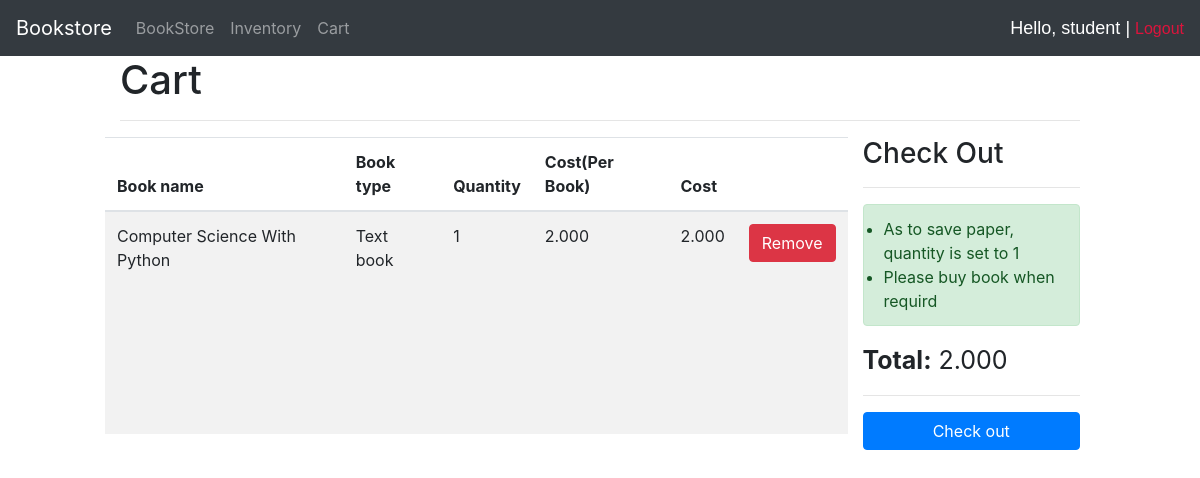
Page /cart/ (signed in) on the committed database.
### account/models.py (models this page shows, shortened)
class Account(AbstractBaseUser):
    grade_choice = (('1', '1'),
                    ('2', '2'),
                    ('3', '3'),
                    ('4', '4'),
                    ('5', '5'),
                    ('6', '6'),
                    ('7', '7'),
                    ('8', '8'),
                    ('9', '9'),
                    ('10','10'),
                    ('11','11'),
                    ('12','12'),
                    )
    email = models.EmailField(verbose_name="email", max_length=60, unique=True)
    username = models.CharField(max_length=30, unique=True)
    first_name = models.CharField(max_length=30)
    last_name = models.CharField(max_length=30)
    grno = models.IntegerField(null=False, unique=True)
    garde = models.CharField(max_length=100, choices=grade_choice)
    is_admin = models.BooleanField(default=False)
    is_active = models.BooleanField(default=True)
    is_staff = models.BooleanField(default=False)
    is_superuser = models.BooleanField(default=False)
    is_customer = models.BooleanField(default=True)
    date_joined = models.DateTimeField(auto_now_add=True)
    USERNAME_FIELD = 'email'
    REQUIRED_FIELDS = ['username', 'first_name', 'last_name','grno', 'garde',]
    objects = Manager()
    def __str__(self) :
        return(self.first_name)

### store/models.py (models this page shows, shortened)
class Cart(models.Model) :
    user = models.ForeignKey(Account, on_delete=models.CASCADE)
    book_name = models.ForeignKey(Book, on_delete=models.CASCADE)
    book_type = models.CharField(max_length=100, editable=False)
    quantity = models.IntegerField(default=1)
    cost = models.DecimalField(max_digits=5, decimal_places=3, editable=False)
    total_cost = models.DecimalField(max_digits=7, decimal_places=3, editable=False)

### inventory/models.py (models this page shows)
class Book(models.Model) :
    subject_choice = (('English', 'English'),
                    ('Math', 'Math'),
                    ('Science', 'Science'),
                    ('Physics', 'Physics'),
                    ('Chemistry', 'Chemistry'),
                    ('Biology', 'Biology'),
                    ('Computer Science', 'Computer Science'),
                    ('Social Studies', 'Social Studies'),
                    ('Hindi', 'Hindi'),
                    ('Arabic', 'Arabic'),
                    )
    type_choice = (('Text book', 'Text book'),
                    ('Long note book', 'Long note book'),
                    ('Short note book', 'Short note book')
                    )
    grade_choice = (('1', '1'),
                    ('2', '2'),
                    ('3', '3'),
                    ('4', '4'),
                    ('5', '5'),
                    ('6', '6'),
                    ('7', '7'),
                    ('8', '8'),
                    ('9', '9'),
                    ('10','10'),
                    ('11','11'),
                    ('12','12'),
                    ('All', 'All')
                    )
    name = models.CharField(max_length=100, unique=True)
    subject = models.CharField(max_length=100, choices=subject_choice)
    book_type = models.CharField(max_length=100, choices=type_choice)
    grade = models.CharField(max_length=100, choices=grade_choice)
    stock = models.IntegerField()
    cost = models.DecimalField(max_digits=5, decimal_places=3)
    def __str__(self):
        return(self.name)

### store/views.py (the view)
# urls.py: path('cart/', views.cart, name='cart'),
@login_required(login_url='login')
def cart(request) :
    user = request.user
    cart = Cart.objects.filter(user=user)
    costs = Cart.objects.filter(user=user).values('total_cost')
    sub_total = 0.000
    if len(cart) != 0 :
        for cost in costs :
            sub_total += float(cost['total_cost'])
    else :
        sub_total = 0.000
    sub_total = ('{:.3f}'.format(sub_total))
    context = {'cart':cart, 'sub_total':sub_total}
    return(render(request, 'store/cart.html', context))

### store/templates/store/cart.html (shortened to what this page needs)
{% extends 'store/main.html' %}
{% block content %}
    <h1>Cart</h1>
    <hr>
    <div class="row">
        <table class="table table-striped col-9">
            <thead>
            <tr>
                <th scope="col">Book name</th>
                <th scope="col">Book type</th>
                <th scope="col">Quantity</th>
                <th scope="col">Cost(Per Book)</th>
                <th scope="col">Cost</th>
                <th scope="col"></th>
            </tr>
            </thead>
            <tbody>
            {% for book in cart %}
                <tr>
                    <td>{{book.book_name}}</td>
                    <td>{{book.book_type}}</td>
                    <td>{{book.quantity}}</td>
                    <td>{{book.cost}}</td>
                    <td>{{book.total_cost}}</td>
                    <td><a href="{% url 'remove_from_cart2' book.id %}" class="btn btn-danger">Remove</a></td>
                </tr>
            {% endfor %}
            </tbody>
        </table>
        <div class="col-3">
            <h3>Check Out</h3>
            <hr>
            <ul class="alert alert-success" role="alert">
                <li>As to save paper, quantity is set to 1</li>
                <li>Please buy book when requird</li>
            </ul>
            <div id="total">
                <b>Total:</b> {{sub_total}}
            </div>
            <hr>
            <a href="{% url 'receipt' %}" class="btn btn-primary">Check out</a>
        </div>
    </div>
{% endblock %}

### store/templates/store/navbar.html (shortened to what this page needs)
<nav class="navbar navbar-expand-lg navbar-dark bg-dark">
    <a class="navbar-brand" href="{% url 'store' %}">Bookstore</a>
    <div class="collapse navbar-collapse" id="navbarNavAltMarkup">
      <div class="navbar-nav">
        <a class="nav-item nav-link" href="{% url 'store' %}">BookStore</a>
        <a class="nav-item nav-link" href="{% url 'inventory' %}">Inventory</a>
        <a class="nav-item nav-link" href="{% url 'cart' %}">Cart</a>
      </div>
    </div>
    <div>
      <span id="username">Hello, {{request.user}} | </span>
      <span><a href="{% url 'logout' %}" id="logout">Logout</a></span>
    </div>
</nav>

### store/templates/store/navbar.html (style rules this page uses)
#logout { color: crimson; font-family: Arial, Helvetica, sans-serif; }
#username { color: white; font-size: 18px; font-family: Arial, Helvetica, sans-serif; }

### store/templates/store/cart.html (style rules this page uses)
#total { font-size: 25px; text-align: left; }
.table { float: left; }
.btn { width: 100%; }

### rows in the picture
Account: user "student"
Cart: book_name "Computer Science With Python", book_type "Text book", quantity "1", cost "2.000", total_cost "2.000"

### other values in the picture
{{ sub_total }} "2.000"
